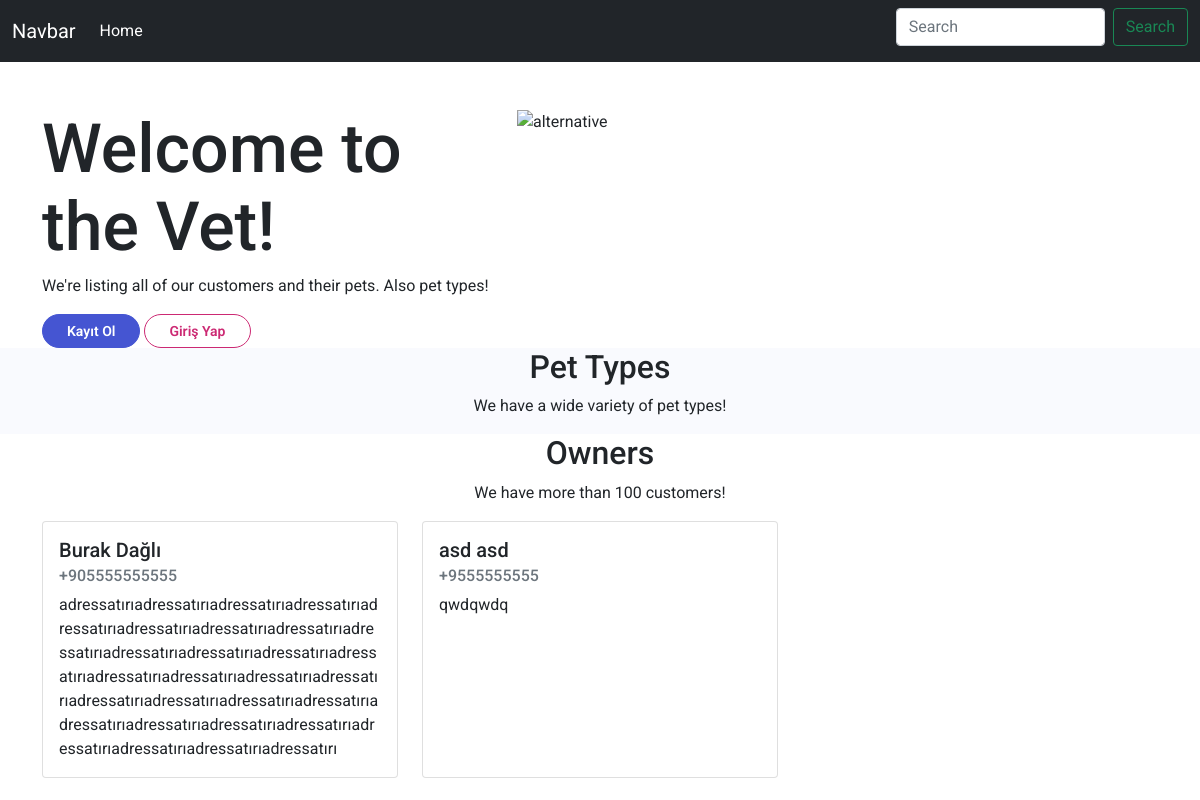
/, run on an earlier commit of the app's database.
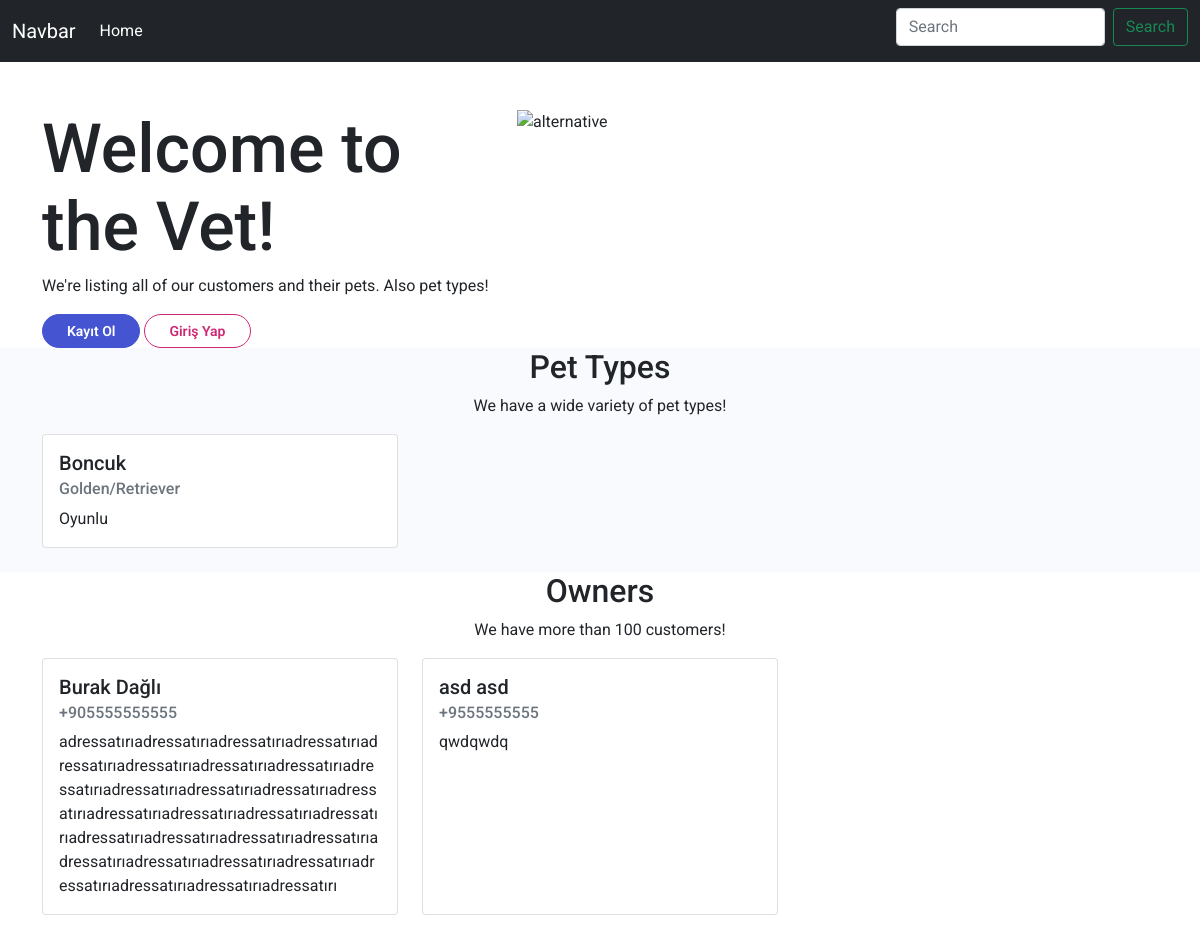
And on a later commit of the database.
### vet_website/models.py (models this page shows, shortened)
class Owner(models.Model):
    firstname = models.CharField(max_length=30, null=True)
    lastname = models.CharField(max_length=30, null=True)
    phone = models.CharField(max_length=100)
    address = models.TextField()

class Pet(models.Model):
    name = models.CharField(max_length=100)
    age = models.IntegerField()
    description = models.TextField()
    type = models.CharField(max_length=100)
    genus = models.CharField(max_length=100)

### vet_website/views.py (the view)
# urls.py: 2. Add a URL to urlpatterns:  path('', Home.as_view(), name='home')
def Home(request):
    if 'searchbar' in request.GET:
        searchbar = request.GET['searchbar']
        searchedpets = Pet.objects.filter(name__icontains=searchbar)
        searchedowners = Owner.objects.filter(firstname__icontains=searchbar)
        context ={'searchedpets':searchedpets,'searchedowners':searchedowners}
    else:
        pets = Pet.objects.all()
        owners = Owner.objects.all()
        matched = PetOwnerMatching.objects.all()
        context={'pets':pets,'owners':owners,'matched':matched}
    return render(request,'home.html',context)

### vet_website/templates/home.html (shortened to what this page needs)
{% extends 'base.html'%}
{% block content %}
    <header id="header" class="header pt-5">
        <div class="container">
            <div class="row">
                <div class="col-lg-7 col-xl-5">
                    <div class="text-container">
                        <h1 class="h1-large">Welcome to the Vet!</h1>
                        <p class="p-large">We're listing all of our customers and their pets. Also pet types!</p>
                        {%if user.is_authenticated%}
                        <p class="section-subtitle">Hello, {{request.user}}!</p>
                        <a class=" btn-outline-lg" href="{% url 'Logout' %}">Logout</a>
                        {%else%}
                        <a class=" btn-solid-lg" href="{% url 'Register' %}">Kayıt Ol</a>
                        <a class=" btn-outline-lg" href="{% url 'Login' %}">Giriş Yap</a>
                        {%endif%}
                    </div>
                </div>
                <div class="col-lg-5 col-xl-7">
                    <div class="image-container">
                        <img class="img-fluid" src="https://www.rover.com/blog/wp-content/uploads/2017/11/twenty20_b121f53e-e044-405a-b73c-8a50bf08681d-960x540.jpg" alt="alternative">
                    </div>
                </div>
            </div>
        </div>
    </header>
    <div class="bg-gray">
        <div class="container">
            <div class="row">
                <div class="col">
                    <div class="section-title-container text-center">
                        <h2 class="section-title mb-2">Pet Types</h2>
                        <p class="section-subtitle">We have a wide variety of pet types!</p>
                    </div>
                </div>
            </div>
            <div class="row row-cols-1 row-cols-md-3 g-4 pb-4">
                {% if pets %}
                {% for pet in pets %}
                <div class="col">
                    <div class="card">
                        <div class="card-body">
                            <h5 class="card-title">{{pet.name}}</h5>
                            <h6 class="card-subtitle mb-2 text-muted">{{pet.type}}/{{pet.genus}}</h6>
                            <p class="card-text">{{pet.description}}</p>
                        </div>
                    </div>
                </div>
                {%endfor%}
                {%endif%}
            </div>
        </div>
    </div>
    {%if owners%}
    <div class="bg-white">
        <div class="container">
            <div class="row">
                <div class="col">
                    <div class="section-title-container text-center">
                        <h2 class="section-title mb-2">Owners</h2>
                        <p class="section-subtitle">We have more than 100 customers!</p>
                    </div>
                </div>
            </div>
            <div class="row row-cols-1 row-cols-md-3 g-4 pb-4">
                {% for owner in owners %}
                <div class="col">
                    <div class="card h-100">
                        <div class="card-body">
                            <h5 class="card-title">{{owner.firstname}} {{owner.lastname}}</h5>
                            <h6 class="card-subtitle mb-2 text-muted">{{owner.phone}}</h6>
                            <p class="card-text">{{owner.address}}</p>
                        </div>
                    </div>
                </div>
                {%endfor%}
            </div>
        </div>
    </div>
    {%endif%}
    {%endblock%}

What changed in the data, as far as the page shows it:
added Pet: name "Boncuk", type "Golden", genus "Retriever", description "Oyunlu"
